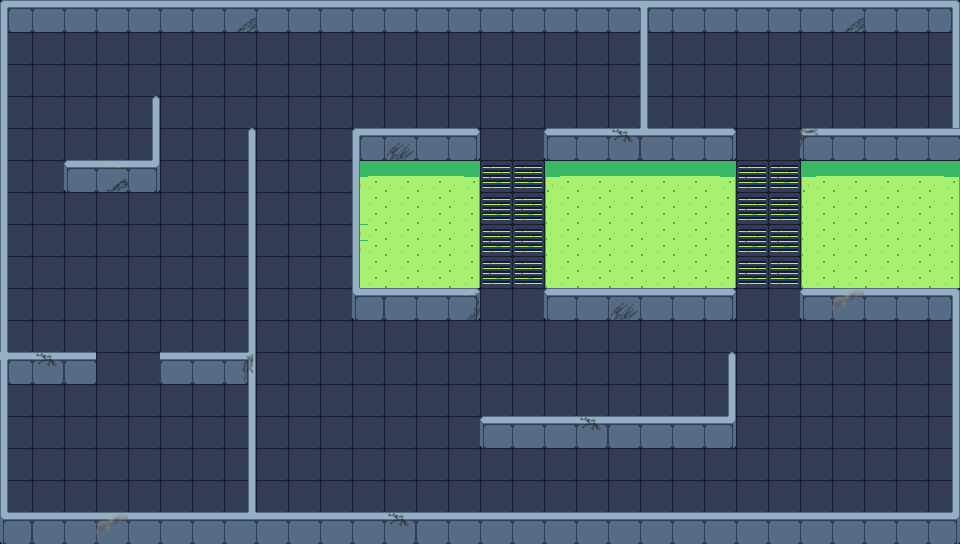

The image is a tile-based game level rendered from a .tmx file. Its description and source (layers, tilesets, objects; grid data summarised) follow:
An orthogonal 60x34 tile map with 16x16 px tiles, 2 tile layers (1Floor, 2Block) and 18 objects.

<map version="1.8" tiledversion="1.8.2" orientation="orthogonal" renderorder="right-down" width="60" height="34" tilewidth="16" tileheight="16" infinite="0" nextlayerid="5" nextobjectid="23">
 <tileset firstgid="1" source="map1.tsx" />
 <layer id="1" name="1Floor" width="60" height="34">
  <data>[2040 cells, 2040 non-empty, 24 distinct tile ids]</data>
 </layer>
 <layer id="2" name="2Block" width="60" height="34">
  <data>[2040 cells, 518 non-empty, 82 distinct tile ids]</data>
 </layer>
 <objectgroup id="3" name="Col1">
  <object id="1" x="3" y="515.523" width="956" height="27.4773" />
  <object id="2" x="952" y="287" width="10" height="251" />
  <object id="4" x="799.333" y="132.167" width="160" height="178.5" />
  <object id="5" x="952" y="2.66667" width="9.33333" height="148" />
  <object id="7" x="546" y="131.545" width="190" height="179.122" />
  <object id="8" x="640.417" y="4" width="6.25" height="136" />
  <object id="9" x="1.33333" y="1.16667" width="957.333" height="21.5" />
  <object id="10" x="0" y="20" width="7.27273" height="508" />
  <object id="11" x="359" y="131" width="120.75" height="180.667" />
  <object id="13" x="353" y="130" width="6.25" height="182" />
  <object id="14" x="66" y="163.5" width="93" height="22.5" />
  <object id="15" x="153" y="96.5" width="7" height="88.75" />
  <object id="16" x="249" y="130" width="7" height="391" />
  <object id="17" x="152" y="355.667" width="98" height="20.3333" />
  <object id="18" x="4.25" y="355" width="100.75" height="22" />
  <object id="20" x="481" y="418.818" width="255" height="20.1818" />
  <object id="22" x="728" y="353.5" width="8.5" height="84.5909" />
 </objectgroup>
 <objectgroup id="4" name="Col2">
  <object id="19" x="95.75" y="355.375" width="64.5" height="21.25">
   <properties>
    <property name="CentX" type="float" value="128" />
    <property name="CentY" type="float" value="369" />
   </properties>
  </object>
 </objectgroup>
</map>
